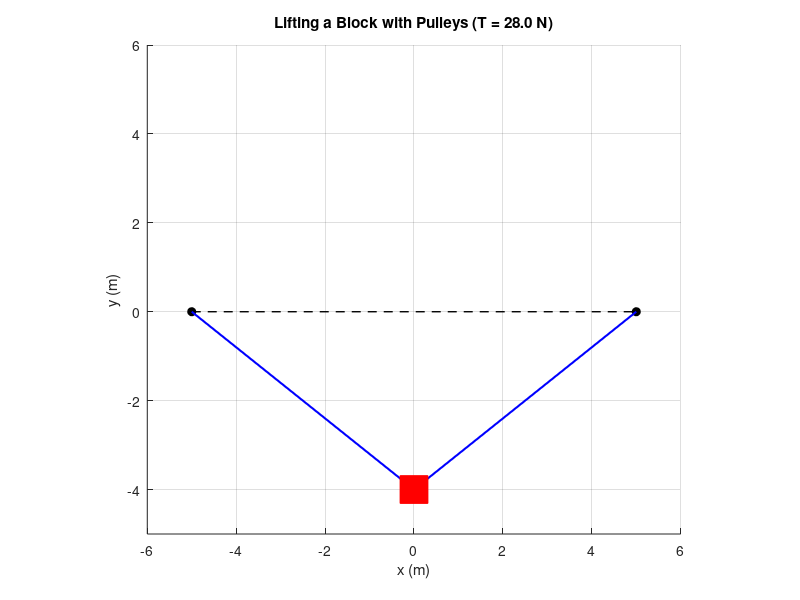

Recreate this plot in MATLAB.
% ME 104 Lecture 7: Weight on Pulley with Constant Tension
clear; clc; close all;

%%initial conditions
M = 2.0;            %arb mass of block
g = 9.81;           %gravity
D = 5.0;            %arb distance to pulley
L = 4.0;            %arb initial depth

%being able to edit tension so u can see what happens
% Minimum T to reach y=0 is: (g*L*M/2) / (sqrt(L^2 + D^2) - D) 
T_min = (g * L * M / 2) / (sqrt(L^2 + D^2) - D); 
T = T_min * 1;    %if u increase the multiplier it shoots up faster

t_max = 3.0;        %sim time
fps = 30;
tspan = linspace(0, t_max, t_max * fps);

%%ode45
% State vector z = [y; y_dot]
% dz/dt = [y_dot; acceleration]
% Accel formula: -g - (2*y*T) / (M * sqrt(y^2 + D^2)) 
ode_fun = @(t, z) [z(2); ...
                   -g - (2 * z(1) * T) / (M * sqrt(z(1)^2 + D^2))];

initial_conditions = [-L; 0]; % Starts at depth -L, zero velocity

[t, z] = ode45(ode_fun, tspan, initial_conditions);

y = z(:, 1);
y_dot = z(:, 2);

%%plot
figure('Color', 'w', 'Position', [100, 100, 800, 600]);
hold on; axis equal; grid on;
axis([-D-1 D+1 -L-1 L+2]); % Adjusted axis to show "shooting up"
xlabel('x (m)'); ylabel('y (m)');
title(sprintf('Lifting a Block with Pulleys (T = %.1f N)', T));

%references
plot([-D D], [0 0], 'k--', 'LineWidth', 1); % Horizontal reference 
plot(-D, 0, 'ko', 'MarkerFaceColor', 'k');   % Wall attachment
plot(D, 0, 'ko', 'MarkerFaceColor', 'k');    % Pulley

%moving stuff
rope_L = line([0 0], [0 0], 'Color', 'b', 'LineWidth', 1.5);
rope_R = line([0 0], [0 0], 'Color', 'b', 'LineWidth', 1.5);
block = plot(0, 0, 'rs', 'MarkerSize', 20, 'MarkerFaceColor', 'r');

%%movie magic
for k = 1:length(t)
    % Update Block Position (stays on x=0) [cite: 209]
    set(block, 'XData', 0, 'YData', y(k));
    
    %updating rope positions
    set(rope_L, 'XData', [-D 0], 'YData', [0 y(k)]);
    set(rope_R, 'XData', [D 0], 'YData', [0 y(k)]);
    
    drawnow limitrate;
    pause(1/fps);
end
